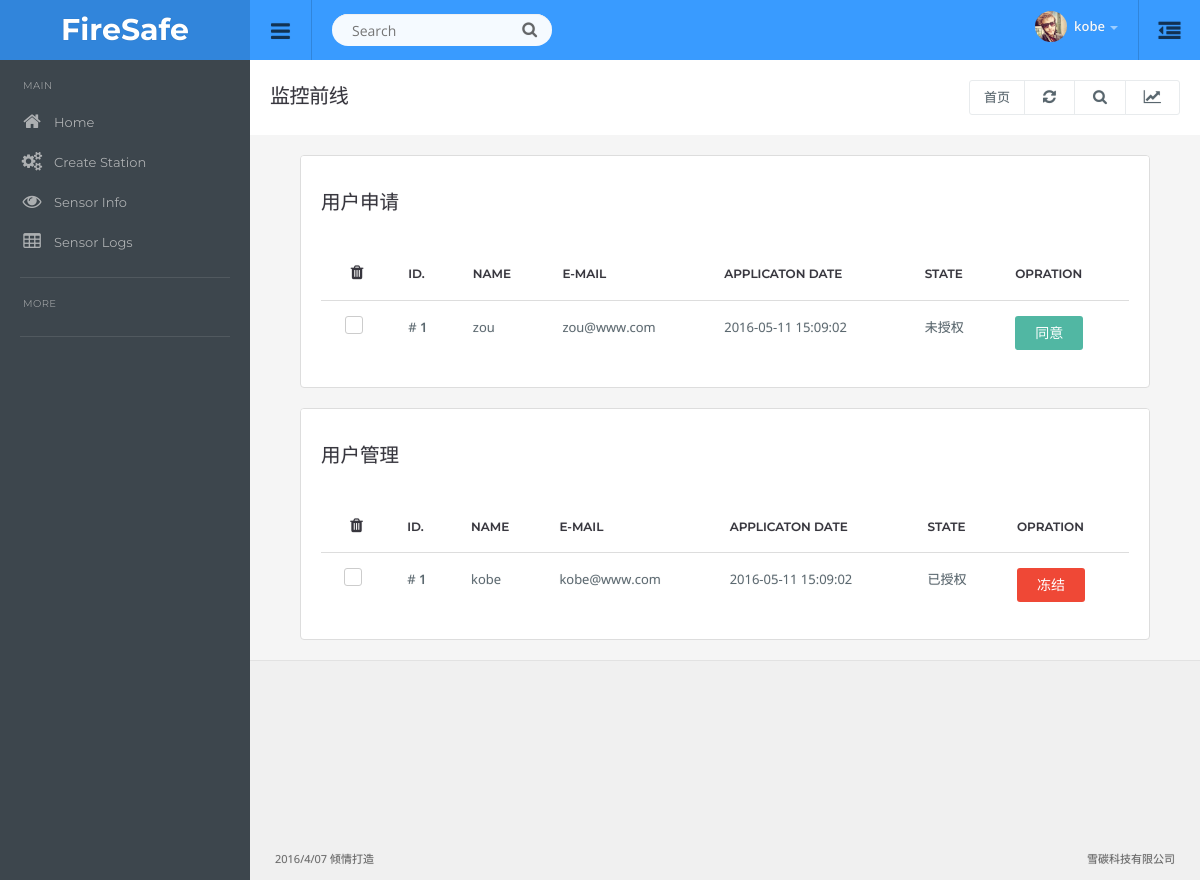
Page /manager (signed in) on the earlier database version.
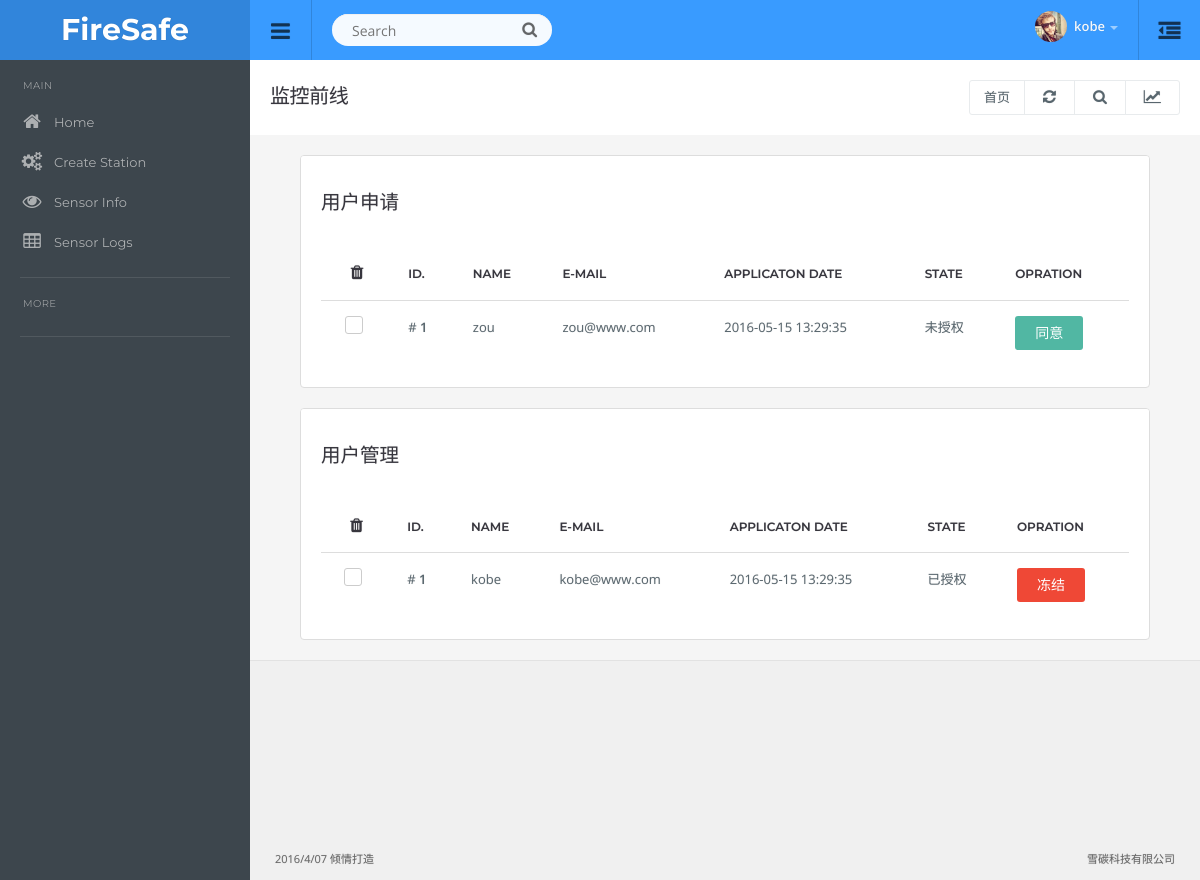
Same page on the later database version.
### app/models.py (models this page shows, shortened)
class User(UserMixin, db.Model):
    __tablename__ = 'users'
    id            = db.Column(db.Integer,primary_key=True)
    email         = db.Column(db.String(64), unique=True, index=True)
    username      = db.Column(db.String(64),unique=True,index=True)
    role_id       = db.Column(db.Integer, db.ForeignKey('roles.id'))
    password_hash = db.Column(db.String(128))
    name          = db.Column(db.String(64))
    company       = db.Column(db.String(64))
    member_since  = db.Column(db.DateTime(), default=datetime.now)
    last_seen     = db.Column(db.DateTime(), default=datetime.now)
    understudy    = db.Column(db.Boolean(),default=True)
    def ping(self):
        self.last_seen = datetime.now()
        db.session.add(self)
    def can(self, permissions):
        return self.role is not None and \
        (self.role.permissions & permissions) == permissions
    def is_administrator(self):
        return self.can(Permission.ADMIN)
    class AnoymusUser(AnonymousUserMixin):
        def can(self, permissions):
            return False
        def is_administrator(self):
            return False
    login_manager.anonymous_user = AnoymusUser
    @property
    def password(self):
        raise AttributeError('password is not a readabel attribute')

### app/main/views.py (the view)
@main.route('/manager')
@login_required
@admin_required
def manage_user():
    understudys = User.query.filter_by(understudy=True).all()
    allusers = User.query.filter_by(understudy=False).all()
    return render_template('manage_user.html', users=understudys, allusers=allusers)

### app/auth/views.py (called while the page is built)
@auth.before_app_request
def before_request():
	if current_user.is_authenticated():
		current_user.ping()

### app/main/__init__.py (called while the page is built)
@main.app_context_processor
def inject_permissions():
	return dict(Permission=Permission)

### app/models.py (called while the page is built)
@login_manager.user_loader
def load_user(user_id):
	return User.query.get(int(user_id))

### app/templates/manage_user.html (shortened to what this page needs)
{% extends "base.html" %}
{% block content %}
<div class="container-padding">
    <div class="row">
    <div class="col-md-12">
        <div class="panel panel-default">
            <div class="panel-title">
                <h4> 用户申请</h4>
            </div>
        <div class="panel-body table-responsive">
            <table class="table table-hover">
                <thead>
                    <tr>
                        <td class="text-center"><i class="fa fa-trash"></i></td>
                        <td>ID.</td>
                        <td>Name</td>
                        <td>E-mail</td>
                        <td>Applicaton Date</td>
                        <td>state</td>
                        <td>opration</td>
                    </tr>
                </thead>
                <tbody>
                {% for understudy in users %}
                    <tr id="tr-{{understudy.id}}">
                        <td class="text-center"><div class="checkbox margin-t-0"><input id="checkbox{{ loop.index }}" type="checkbox"><label for="checkbox{{ loop.index }}"></label></div></td>
                        <td># <b>{{ loop.index }}</b></td>
                        <td>{{ understudy.username }}</td>
                        <td>{{ understudy.email }}</td>
                        <td>
                            {{ understudy.member_since.strftime("%Y-%m-%d %H:%M:%S") }}
                        </td>
                        <td>未授权</td>
                        <td>
                            <button id="agree" class="btn btn-info btn-small" type="button" onclick="agreeOrfreezeOption({{understudy.id}},0)">
                                同意
                            </button>
                        </td>
                    </tr>
                {% endfor %}
                </tbody>
            </table>
        </div>
        </div>
    </div>
    <div class="col-md-12">
        <div class="panel panel-default">
            <div class="panel-title">
                <h4> 用户管理</h4>
            </div>
        <div class="panel-body table-responsive">
            <table class="table table-hover">
                <thead>
                    <tr>
                        <td class="text-center"><i class="fa fa-trash"></i></td>
                        <td>ID.</td>
                        <td>Name</td>
                        <td>E-mail</td>
                        <td>Applicaton Date</td>
                        <td>state</td>
                        <td>opration</td>
                    </tr>
                </thead>
                <tbody>
                {% for user in allusers %}
                    <tr id="tr-{{user.id}}">
                        <td class="text-center"><div class="checkbox margin-t-0"><input id="checkbox1{{ loop.index }}" type="checkbox"><label for="checkbox1{{ loop.index }}"></label></div></td>
                        <td># <b>{{ loop.index }}</b></td>
                        <td>{{ user.username }}</td>
                        <td>{{ user.email }}</td>
                        <td>
                            {{ user.member_since.strftime("%Y-%m-%d %H:%M:%S") }}
                        </td>
                        <td>已授权</td>
                        <td>
                            <button class="btn btn-danger btn-small" type="button" onclick="agreeOrfreezeOption({{user.id}},1)">冻结</button>
                        </td>
                    </tr>
                {% endfor %}
                </tbody>
            </table>
        </div>
        </div>
    </div>
    </div>
</div>
{% endblock %}

### app/templates/base.html (shortened to what this page needs)
<!DOCTYPE html>
<html lang="en">
  <head>
  {% block head %}
  <link href="/static/css/root.css" rel="stylesheet">
  {% endblock %}
  </head>
  <body>
  <div id="top" class="clearfix">
  	<div class="applogo">
  		<a href="{{ url_for('main.index') }}" class="logo">FireSafe</a>
  	</div>
    <a href="#" class="sidebar-open-button"><i class="fa fa-bars"></i></a>
    <form class="searchform">
      <input type="text" class="searchbox" id="searchbox" placeholder="Search">
      <span class="searchbutton"><i class="fa fa-search"></i></span>
    </form>
    <a href="#sidepanel" class="sidepanel-open-button"><i class="fa fa-outdent"></i></a>
    <ul class="top-right">
    {% if current_user.is_authenticated() %}
    <li class="dropdown link">
      <a href="#" data-toggle="dropdown" class="dropdown-toggle profilebox"><img src="/static/img/profileimg.png" alt="img"><b>{{current_user.username}}</b><span class="caret"></span></a>
    </li>
    {% else %}
    <a href="{{ url_for('auth.login') }}">
      <i class="fa fa-user"></i>&nbsp;&nbsp;Log In</a>
    </ul>
    {% endif %}
    </ul>
  </div>
<div class="sidebar clearfix">
<ul class="sidebar-panel nav">
  <li class="sidetitle">MAIN</li>
  <li><a href="{{ url_for('main.index') }}"><span class="icon color5"><i class="fa fa-home"></i></span>Home</a></li>
  <li><a href="{{ url_for('sensor.createSonModel') }}"><span class="icon color5"><i class="fa fa-cogs"></i></span>Create Station</a></li>
  <li><a href="{{ url_for('sensor.display') }}"><span class="icon color5"><i class="fa fa-eye"></i></span>Sensor Info</a></li>
  <li><a href="{{ url_for('sensor.displaysensortable') }}"><span class="icon color5"><i class="fa fa-table"></i></span>Sensor Logs</a></li>
</ul>
<ul class="sidebar-panel nav">
  <li class="sidetitle">MORE</li>
</ul>
</div>
<div class="content">
  <div class="page-header">
    <h1 class="title">监控前线</h1>
    <div class="right">
      <div class="btn-group" role="group" aria-label="...">
        <a href="{{ url_for('main.index') }}" class="btn btn-light">首页</a>
        <a href="#" class="btn btn-light"><i class="fa fa-refresh"></i></a>
        <a href="#" class="btn btn-light"><i class="fa fa-search"></i></a>
        <a href="#" class="btn btn-light" id="topstats"><i class="fa fa-line-chart"></i></a>
      </div>
    </div>
  </div>
<div class="container-default">
{% block content %}
{% endblock %}
</div>
<div class="row footer">
  <br><br><br><br><br><br><br><br>
  {% block footer %}
  <div class="col-md-6 text-left">
  2016/4/07 倾情打造
  </div>
  <div class="col-md-6 text-right">
    雪碳科技有限公司
  </div>
  {% endblock %}
</div>
</div>
</body>
</html>

### app/static/css/shortcuts.css (style rules this page uses)
.margin-t-0 { margin-top: 0px }

Differences in the rows shown:
changed User "kobe": member_since "2016-05-11 15:09:02" → "2016-05-15 13:29:35"
changed User "zou": member_since "2016-05-11 15:09:02" → "2016-05-15 13:29:35"
